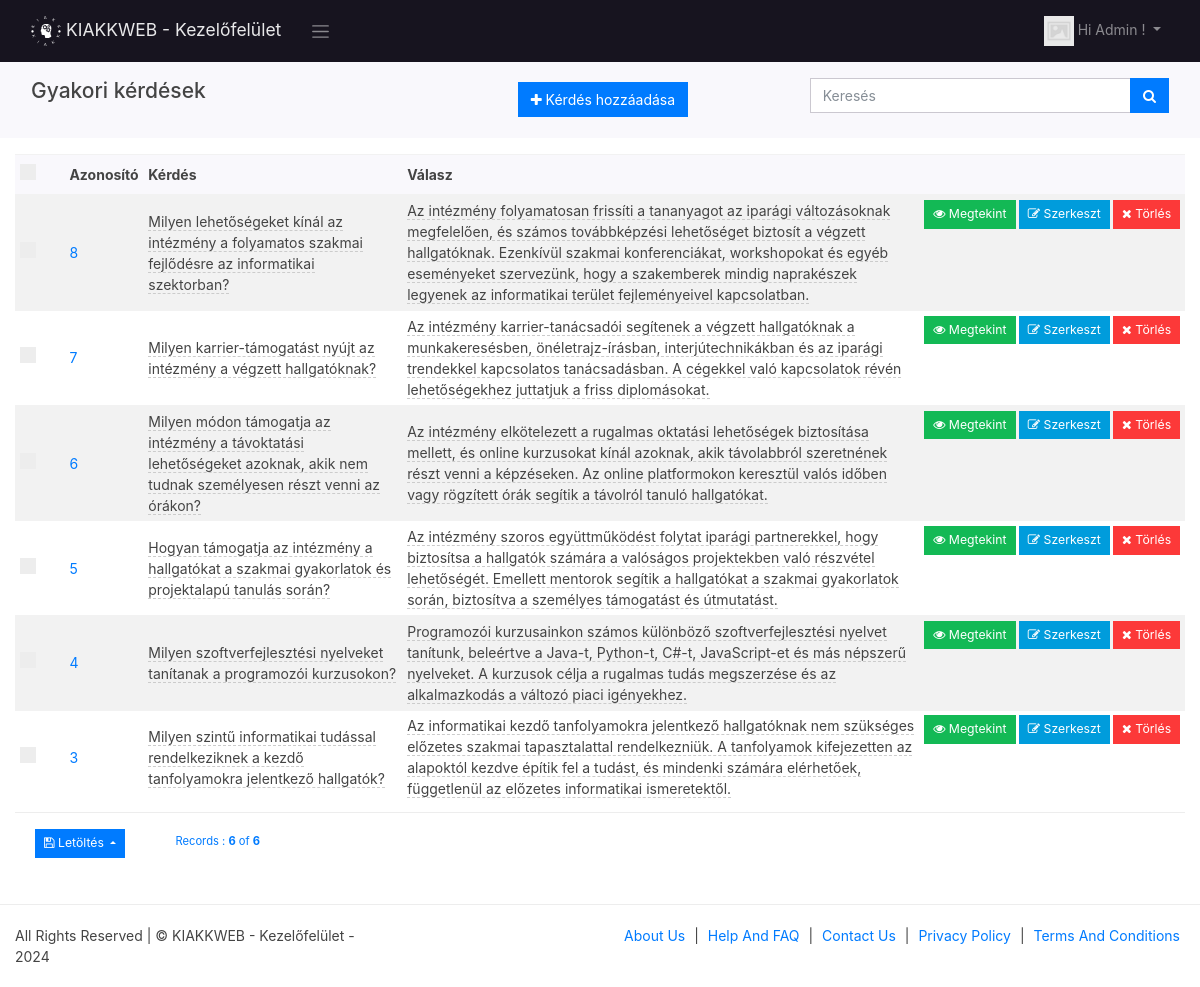
Page /dashboard/faqs (signed in) on the committed database.
### tables this page shows
CREATE TABLE `faqs` (
  `id` int(11) NOT NULL,
  `qst` text NOT NULL,
  `answ` text NOT NULL
);

### dashboard/app/views/partials/faqs/list.php (the view, shortened to what the rows shown need)
<?php
$page_element_id = "list-page-" . random_str();
$current_page = $this->set_current_page_link();
$view_data = $this->view_data;
$records = $view_data->records;
?>
<section class="page" id="<?php echo $page_element_id; ?>" data-page-type="list"  data-display-type="table" data-page-url="<?php print_link($current_page); ?>">
        <div  class="">
            <div class="container-fluid">
                <div class="row ">
                    <div class="col-md-12 comp-grid">
                        <div  class=" animated fadeIn page-content">
                            <div id="faqs-list-records">
                                <div id="page-report-body" class="table-responsive">
                                    <table class="table  table-striped table-sm text-left">
                                        <thead class="table-header bg-light">
                                            <tr>
                                                <th class="td-checkbox">
                                                    <label class="custom-control custom-checkbox custom-control-inline">
                                                    </label>
                                                </th>
                                                <th  class="td-id"> Azonosító</th>
                                                <th  class="td-qst"> Kérdés</th>
                                                <th  class="td-answ"> Válasz</th>
                                                <th class="td-btn"></th>
                                            </tr>
                                        </thead>
                                        <?php
                                        if(!empty($records)){
                                        ?>
                                        <tbody class="page-data" id="page-data-<?php echo $page_element_id; ?>">
                                            <?php
                                            foreach($records as $data){
                                            $rec_id = (!empty($data['id']) ? urlencode($data['id']) : null);
                                            ?>
                                            <tr>
                                                <th class=" td-checkbox">
                                                    <label class="custom-control custom-checkbox custom-control-inline">
                                                        </label>
                                                    </th>
                                                    <td class="td-id"><a href="<?php print_link("faqs/view/$data[id]") ?>"><?php echo $data['id']; ?></a></td>
                                                    <td class="td-qst">
                                                        <span  data-pk="<?php echo $data['id'] ?>"
                                                            data-url="<?php print_link("faqs/editfield/" . urlencode($data['id'])); ?>"
                                                            data-name="qst"
                                                            data-title="Adj meg kérdést!"
                                                            data-placement="left"
                                                            data-toggle="dblclick"
                                                            data-type="textarea"
                                                            data-mode="popover"
                                                            data-showbuttons="left"
                                                            class="is-editable" >
                                                            <?php echo $data['qst']; ?>
                                                        </span>
                                                    </td>
                                                    <td class="td-answ">
                                                        <span  data-pk="<?php echo $data['id'] ?>"
                                                            data-url="<?php print_link("faqs/editfield/" . urlencode($data['id'])); ?>"
                                                            data-name="answ"
                                                            data-title="Adj meg választ!"
                                                            data-placement="left"
                                                            data-toggle="dblclick"
                                                            data-type="textarea"
                                                            data-mode="popover"
                                                            data-showbuttons="left"
                                                            class="is-editable" >
                                                            <?php echo $data['answ']; ?>
                                                        </span>
                                                    </td>
                                                    <th class="td-btn">
                                                        <a class="btn btn-sm btn-success has-tooltip" title="View Record" href="<?php print_link("faqs/view/$rec_id"); ?>">
                                                            <i class="fa fa-eye"></i> Megtekint
                                                        </a>
                                                        <a class="btn btn-sm btn-info has-tooltip" title="Edit This Record" href="<?php print_link("faqs/edit/$rec_id"); ?>">
                                                            <i class="fa fa-edit"></i> Szerkeszt
                                                        </a>
                                                        <a class="btn btn-sm btn-danger has-tooltip record-delete-btn" title="Delete this record" href="" data-prompt-msg="Biztosan törölni szeretnéd?" data-display-style="modal">
                                                            <i class="fa fa-times"></i>
                                                            Törlés
                                                        </a>
                                                    </th>
                                                </tr>
                                                <?php
                                                }
                                                ?>
                                            </tbody>
                                            <?php
                                            }
                                            ?>
                                        </table>
                                    </div>
                                                    </div>
                                                </div>
                                            </div>
                                        </div>
                                    </div>
                                </div>
                            </section>

### rows in the picture
faqs: id "8", qst "Milyen lehetőségeket kínál az intézmény a folyamatos szakmai fejlődésre az informatikai szektorban?", answ "Az intézmény folyamatosan frissíti a tananyagot az iparági változásoknak megfelelően, és számos továbbképzési lehetőséget biztosít a végzett hallgatóknak. Ezenkívül szakmai konferenciákat, workshopokat és egyéb eseményeket szervezünk, hogy a szakemberek mindig naprakészek legyenek az informatikai terület fejleményeivel kapcsolatban."
faqs: id "7", qst "Milyen karrier-támogatást nyújt az intézmény a végzett hallgatóknak?", answ "Az intézmény karrier-tanácsadói segítenek a végzett hallgatóknak a munkakeresésben, önéletrajz-írásban, interjútechnikákban és az iparági trendekkel kapcsolatos tanácsadásban. A cégekkel való kapcsolatok révén lehetőségekhez juttatjuk a friss diplomásokat."
faqs: id "6", qst "Milyen módon támogatja az intézmény a távoktatási lehetőségeket azoknak, akik nem tudnak személyesen részt venni az órákon?", answ "Az intézmény elkötelezett a rugalmas oktatási lehetőségek biztosítása mellett, és online kurzusokat kínál azoknak, akik távolabbról szeretnének részt venni a képzéseken. Az online platformokon keresztül valós időben vagy rögzített órák segítik a távolról tanuló hallgatókat."
faqs: id "5", qst "Hogyan támogatja az intézmény a hallgatókat a szakmai gyakorlatok és projektalapú tanulás során?", answ "Az intézmény szoros együttműködést folytat iparági partnerekkel, hogy biztosítsa a hallgatók számára a valóságos projektekben való részvétel lehetőségét. Emellett mentorok segítik a hallgatókat a szakmai gyakorlatok során, biztosítva a személyes támogatást és útmutatást."
faqs: id "4", qst "Milyen szoftverfejlesztési nyelveket tanítanak a programozói kurzusokon?", answ "Programozói kurzusainkon számos különböző szoftverfejlesztési nyelvet tanítunk, beleértve a Java-t, Python-t, C#-t, JavaScript-et és más népszerű nyelveket. A kurzusok célja a rugalmas tudás megszerzése és az alkalmazkodás a változó piaci igényekhez."
faqs: id "3", qst "Milyen szintű informatikai tudással rendelkeziknek a kezdő tanfolyamokra jelentkező hallgatók?", answ "Az informatikai kezdő tanfolyamokra jelentkező hallgatóknak nem szükséges előzetes szakmai tapasztalattal rendelkezniük. A tanfolyamok kifejezetten az alapoktól kezdve építik fel a tudást, és mindenki számára elérhetőek, függetlenül az előzetes informatikai ismeretektől."

### other values in the picture
SITE_NAME "KIAKKWEB - Kezelőfelület"
USER_NAME "Admin"
$record_position "6"
$this->total_records "6"
